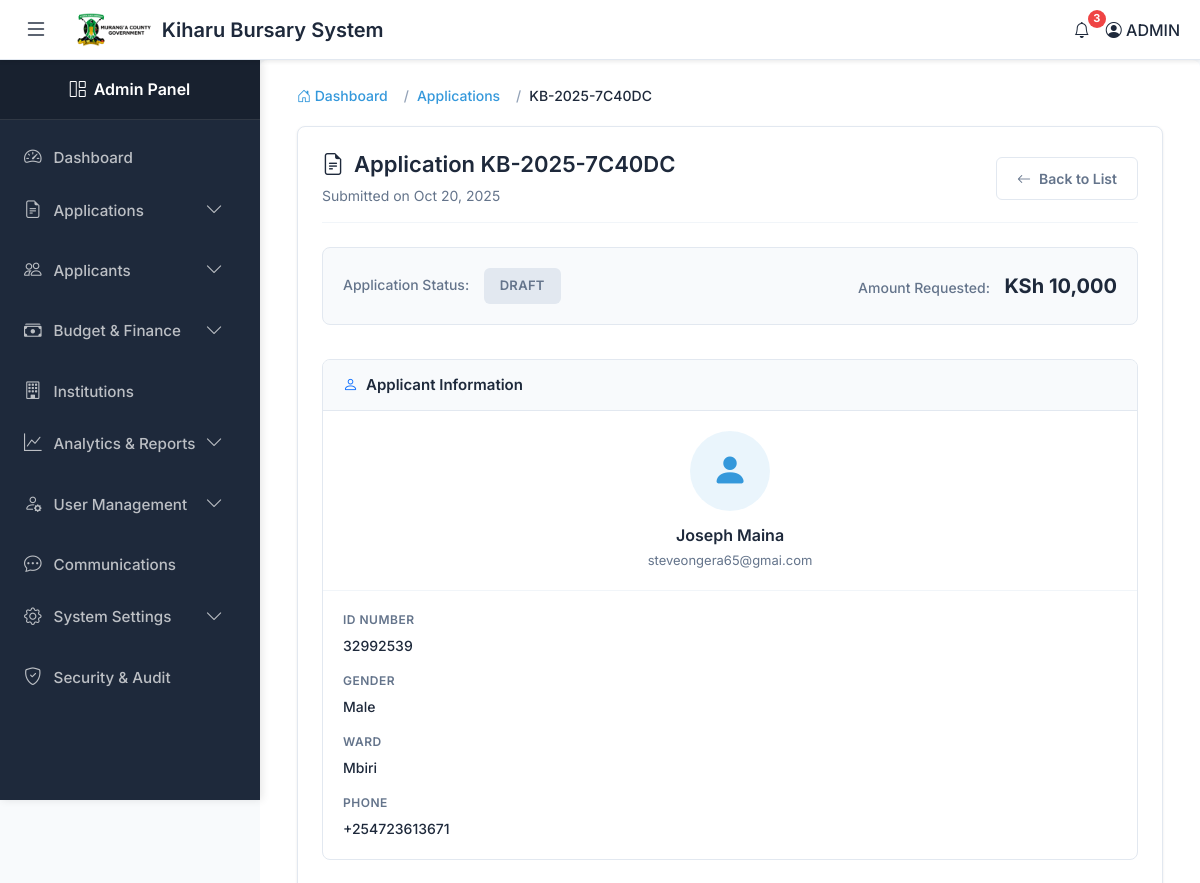
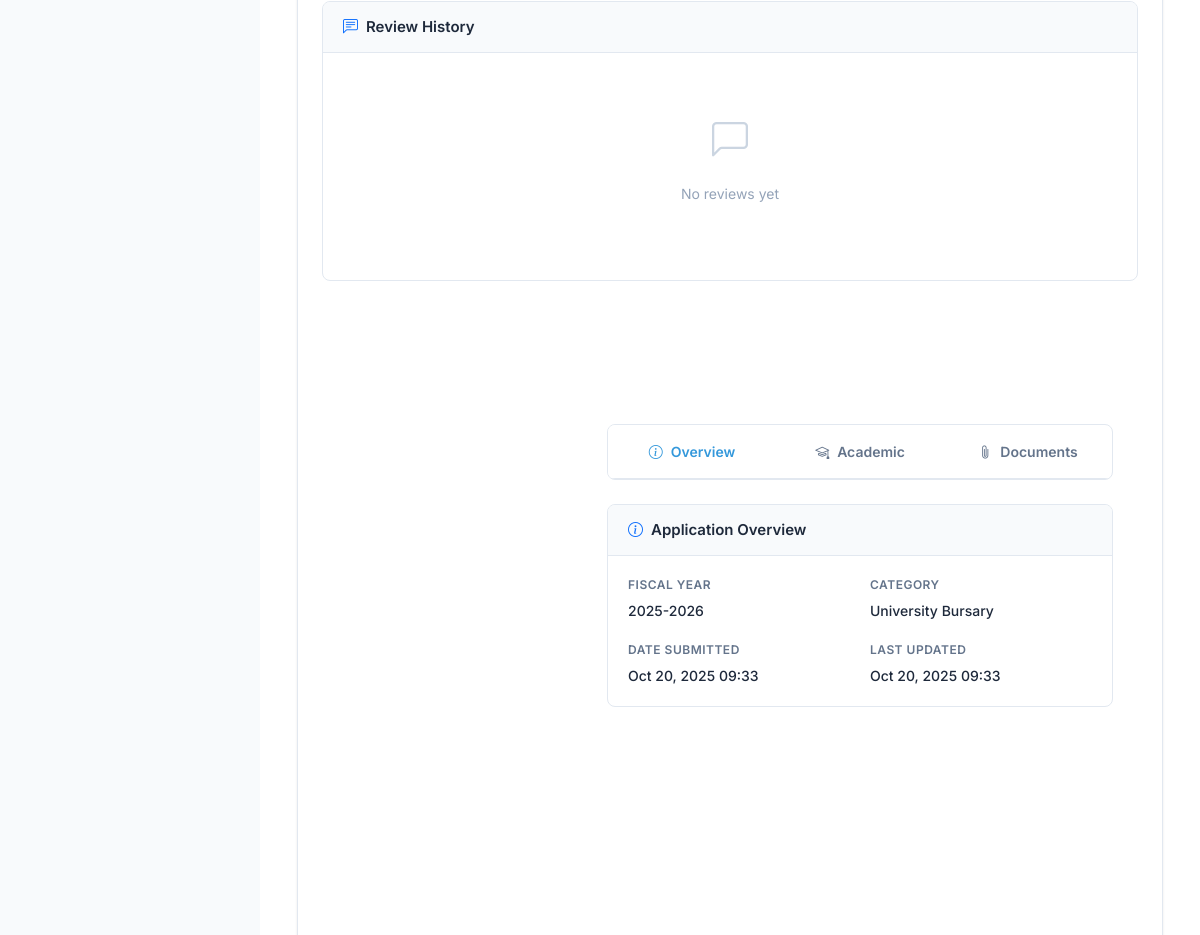
The page /applications/227/ (signed in, upper part) on the database as committed earlier (2 pictures, top to bottom).
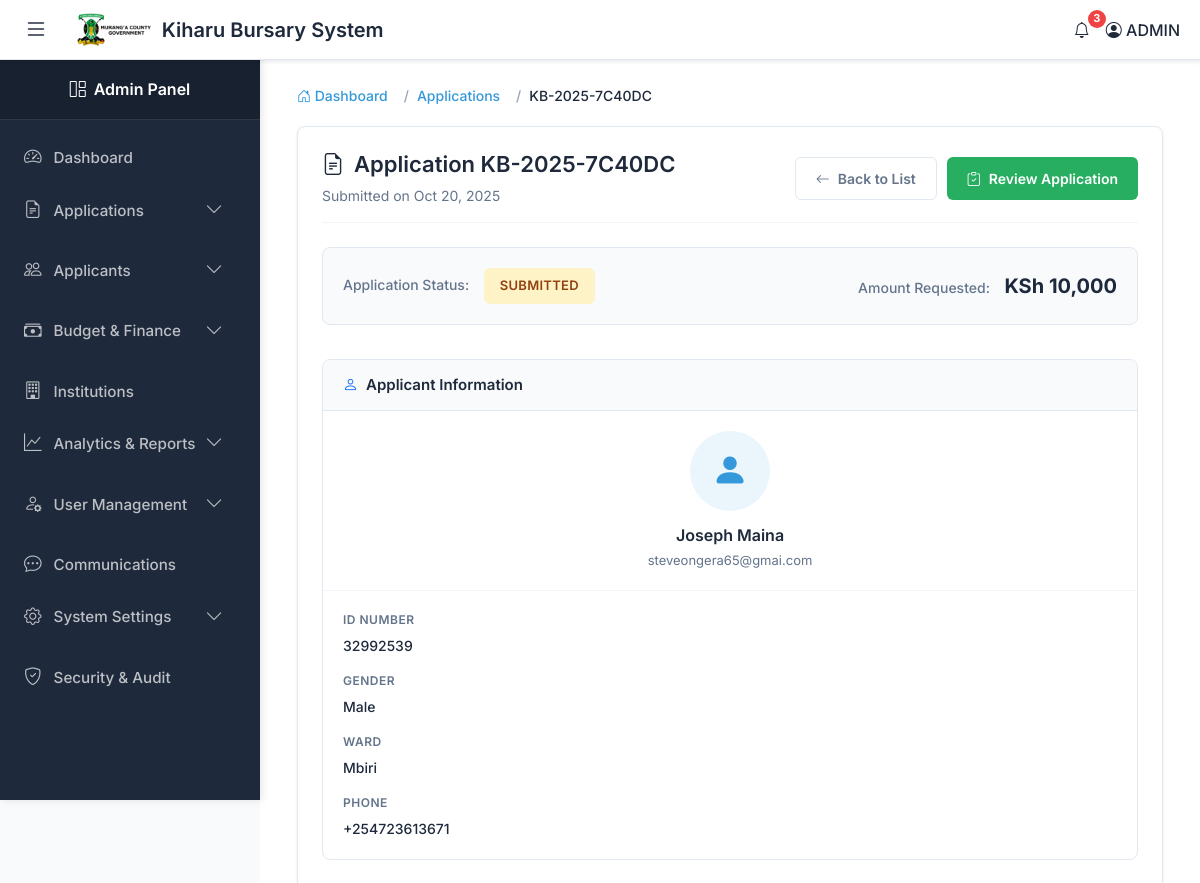
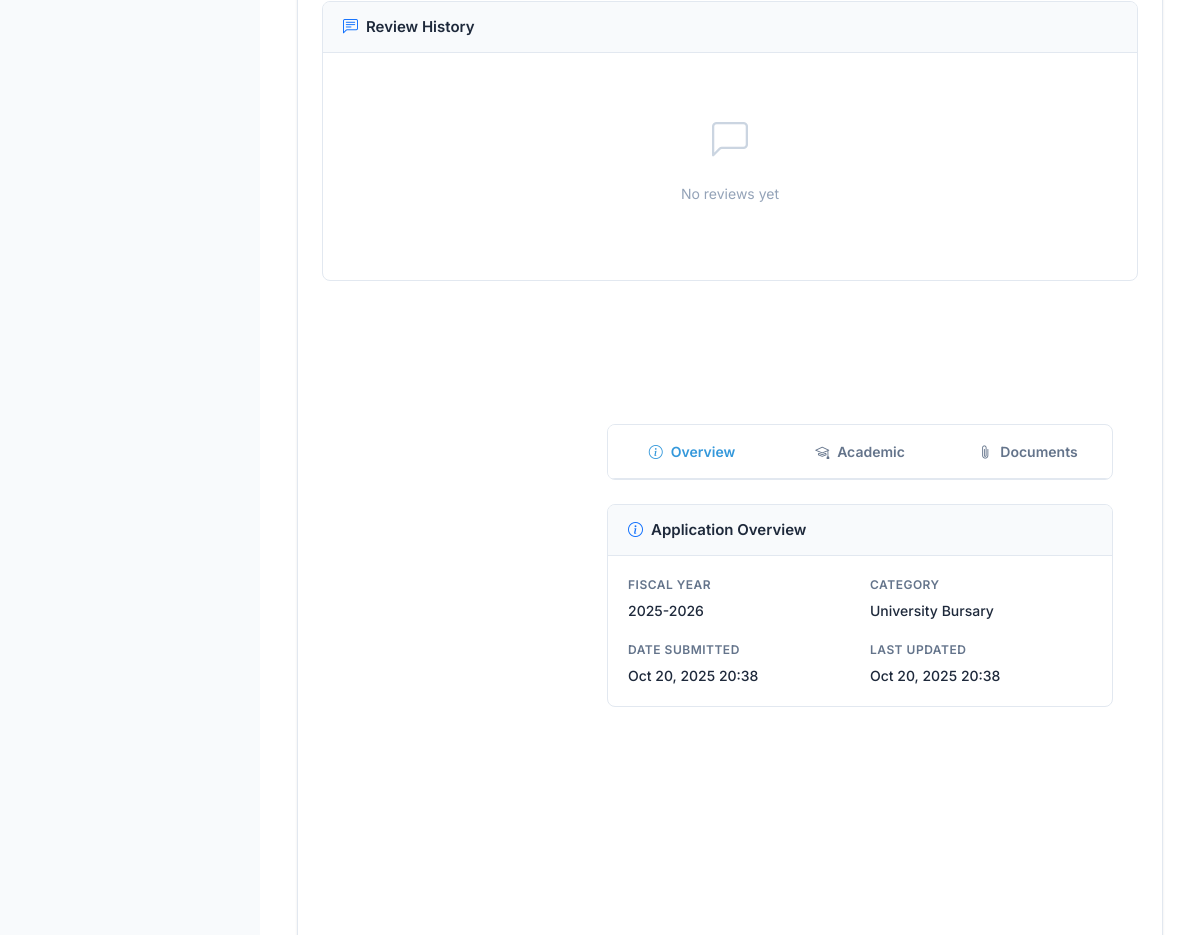
The same page on the database as committed later (2 pictures, top to bottom).
### kiharu_system/models.py (models this page shows, shortened)
class Application(models.Model):
    APPLICATION_STATUS = (
        ('draft', 'Draft'),
        ('submitted', 'Submitted'),
        ('under_review', 'Under Review'),
        ('approved', 'Approved'),
        ('rejected', 'Rejected'),
        ('disbursed', 'Disbursed'),
    )
    application_number = models.CharField(max_length=20, unique=True, editable=False)
    applicant = models.ForeignKey(Applicant, on_delete=models.CASCADE, related_name='applications')
    fiscal_year = models.ForeignKey(FiscalYear, on_delete=models.CASCADE)
    bursary_category = models.ForeignKey(BursaryCategory, on_delete=models.CASCADE)
    institution = models.ForeignKey(Institution, on_delete=models.CASCADE)
    status = models.CharField(max_length=20, choices=APPLICATION_STATUS, default='draft')
    admission_number = models.CharField(max_length=100)
    year_of_study = models.PositiveIntegerField()
    course_name = models.CharField(max_length=200, blank=True, null=True)  # For college/university
    expected_completion_date = models.DateField()
    total_fees_payable = models.DecimalField(max_digits=10, decimal_places=2)
    fees_paid = models.DecimalField(max_digits=10, decimal_places=2)
    fees_balance = models.DecimalField(max_digits=10, decimal_places=2)
    amount_requested = models.DecimalField(max_digits=10, decimal_places=2)
    other_bursaries = models.BooleanField(default=False)
    other_bursaries_amount = models.DecimalField(max_digits=10, decimal_places=2, default=0)
    other_bursaries_source = models.CharField(max_length=200, blank=True, null=True)
    is_orphan = models.BooleanField(default=False)
    is_disabled = models.BooleanField(default=False)
    has_chronic_illness = models.BooleanField(default=False)
    chronic_illness_description = models.TextField(blank=True, null=True)
    date_submitted = models.DateTimeField(auto_now_add=True)
    last_updated = models.DateTimeField(auto_now=True)
    previous_allocation = models.BooleanField(default=False)
    previous_allocation_year = models.CharField(max_length=20, blank=True, null=True)
    previous_allocation_amount = models.DecimalField(max_digits=10, decimal_places=2, default=0)

class FiscalYear(models.Model):
    name = models.CharField(max_length=20)  # e.g., "2024-2025"
    start_date = models.DateField()
    end_date = models.DateField()
    total_allocation = models.DecimalField(max_digits=12, decimal_places=2)
    is_active = models.BooleanField(default=False)

class BursaryCategory(models.Model):
    CATEGORY_TYPES = (
        ('highschool', 'High School'),
        ('special_school', 'Special School'),
        ('college', 'College'),
        ('university', 'University'),
    )
    name = models.CharField(max_length=100)
    category_type = models.CharField(max_length=20, choices=CATEGORY_TYPES)
    fiscal_year = models.ForeignKey(FiscalYear, on_delete=models.CASCADE, related_name='categories')
    allocation_amount = models.DecimalField(max_digits=12, decimal_places=2)
    max_amount_per_applicant = models.DecimalField(max_digits=10, decimal_places=2)

class Applicant(models.Model):
    GENDER_CHOICES = (
        ('M', 'Male'),
        ('F', 'Female'),
    )
    user = models.OneToOneField(User, on_delete=models.CASCADE, related_name='applicant_profile')
    gender = models.CharField(max_length=1, choices=GENDER_CHOICES)
    date_of_birth = models.DateField()
    id_number = models.CharField(max_length=20, unique=True)
    ward = models.ForeignKey(Ward, on_delete=models.SET_NULL, null=True, related_name='residents')
    location = models.ForeignKey(Location, on_delete=models.SET_NULL, null=True)
    sublocation = models.ForeignKey(SubLocation, on_delete=models.SET_NULL, null=True)
    village = models.ForeignKey(Village, on_delete=models.SET_NULL, null=True)
    physical_address = models.TextField()
    postal_address = models.CharField(max_length=100, blank=True, null=True)
    special_needs = models.BooleanField(default=False)
    special_needs_description = models.TextField(blank=True, null=True)
    profile_picture = models.ImageField(upload_to='profile_pics/', default='profile_pics/default.png', blank=True,null=True)

class User(AbstractUser):
    USER_TYPES = (
        ('applicant', 'Applicant'),
        ('admin', 'Administrator'),
        ('reviewer', 'Application Reviewer'),
        ('finance', 'Finance Officer'),
    )
    user_type = models.CharField(max_length=20, choices=USER_TYPES, default='applicant')
    id_number = models.CharField(max_length=20, unique=True, null=True, blank=True)
    phone_regex = RegexValidator(
        regex=r'^\+254\d{9}$',
        message="Phone number must be entered in the format: '+254XXXXXXXXX'. Exactly 12 digits including country code."
    )
    phone_number = models.CharField(validators=[phone_regex], max_length=17, blank=True)

class Ward(models.Model):
    name = models.CharField(max_length=100)
    description = models.TextField(blank=True, null=True)

### kiharu_system/views.py (the view)
# urls.py: path('applications/<int:application_id>/', views.application_detail, name='application_detail'),
@login_required
@user_passes_test(is_reviewer)
def application_detail(request, application_id):
    application = get_object_or_404(Application, id=application_id)
    reviews = Review.objects.filter(application=application).order_by('-review_date')
    documents = Document.objects.filter(application=application)
    context = {
        'application': application,
        'reviews': reviews,
        'documents': documents,
    }
    return render(request, 'admin/application_detail.html', context)

### kiharu_system/views.py (called while the page is built)
def is_reviewer(user):
    return user.user_type in ['admin', 'reviewer']

### templates/admin/application_detail.html (shortened to what the changed rows need)
{% extends 'admin_base.html' %}
{% load humanize %}
{% block content %}
<div class="container-fluid">
    <nav aria-label="breadcrumb">
        <ol class="breadcrumb">
            <li class="breadcrumb-item">
                <a href="{% url 'admin_dashboard' %}">
                </a>
            </li>
            <li class="breadcrumb-item">
                <a href="{% url 'application_list' %}">Applications</a>
            </li>
            <li class="breadcrumb-item active" aria-current="page">{{ application.application_number }}</li>
        </ol>
    </nav>
    <div class="section-container">
        <div class="page-header">
            <div>
                <h1 class="page-title">
                    <i class="bi bi-file-earmark-text"></i>
                    Application {{ application.application_number }}
                </h1>
                <p class="page-subtitle">
                    Submitted on {{ application.date_submitted|date:"M d, Y" }}
                </p>
            </div>
            <div class="action-buttons-header">
                <a href="{% url 'application_list' %}" class="btn-secondary-custom">
                    <i class="bi bi-arrow-left"></i>
                    Back to List
                </a>
                {% if application.status == 'submitted' or application.status == 'under_review' %}
                <a href="{% url 'application_review' application.id %}" class="btn-success-custom">
                    <i class="bi bi-clipboard-check"></i>
                    Review Application
                </a>
                {% endif %}
            </div>
        </div>
        <div class="status-card">
            <div>
                <span class="status-label">Application Status:</span>
                {% if application.status == 'draft' %}
                    <span class="status-badge status-draft">Draft</span>
                {% elif application.status == 'submitted' %}
                    <span class="status-badge status-submitted">Submitted</span>
                {% elif application.status == 'under_review' %}
                    <span class="status-badge status-under-review">Under Review</span>
                {% elif application.status == 'approved' %}
                    <span class="status-badge status-approved">Approved</span>
                {% elif application.status == 'rejected' %}
                    <span class="status-badge status-rejected">Rejected</span>
                {% elif application.status == 'disbursed' %}
                    <span class="status-badge status-disbursed">Disbursed</span>
                {% endif %}
            </div>
            <div>
                <span class="status-label">Amount Requested:</span>
                <span class="amount-display">KSh {{ application.amount_requested|floatformat:0|intcomma }}</span>
            </div>
        </div>
        <div class="content-grid">
            <div class="main-content">
                <div id="tabContent">
                    <div class="tab-content active" id="overview">
                        <div class="card-custom">
                            <div class="card-body-custom">
                                <div class="info-grid">
                                    <div class="info-item">
                                        <span class="info-label">Fiscal Year</span>
                                        <span class="info-value">{{ application.fiscal_year.name }}</span>
                                    </div>
                                    <div class="info-item">
                                        <span class="info-label">Category</span>
                                        <span class="info-value">{{ application.bursary_category.name }}</span>
                                    </div>
                                    <div class="info-item">
                                        <span class="info-label">Date Submitted</span>
                                        <span class="info-value">{{ application.date_submitted|date:"M d, Y H:i" }}</span>
                                    </div>
                                    <div class="info-item">
                                        <span class="info-label">Last Updated</span>
                                        <span class="info-value">{{ application.last_updated|date:"M d, Y H:i" }}</span>
                                    </div>
                                </div>
                            </div>
                        </div>
                    </div>
                </div>
            </div>
            <div class="sidebar-content">
                <div class="card-custom">
                    <div class="applicant-header">
                        <div class="applicant-avatar">
                            <i class="bi bi-person-fill"></i>
                        </div>
                        <div class="applicant-name">{{ application.applicant.user.first_name }} {{ application.applicant.user.last_name }}</div>
                        <div class="applicant-email">{{ application.applicant.user.email }}</div>
                    </div>
                    <div class="card-body-custom">
                        <div class="info-item" style="margin-bottom: 16px;">
                            <span class="info-label">ID Number</span>
                            <span class="info-value">{{ application.applicant.id_number }}</span>
                        </div>
                        <div class="info-item" style="margin-bottom: 16px;">
                            <span class="info-label">Gender</span>
                            <span class="info-value">{{ application.applicant.get_gender_display }}</span>
                        </div>
                        <div class="info-item" style="margin-bottom: 16px;">
                            <span class="info-label">Ward</span>
                            <span class="info-value">{{ application.applicant.ward.name }}</span>
                        </div>
                        <div class="info-item">
                            <span class="info-label">Phone</span>
                            <span class="info-value">{{ application.applicant.user.phone_number }}</span>
                        </div>
                    </div>
                </div>
            </div>
        </div>
    </div>
</div>
{% endblock %}

Rows that differ between the two databases and show on the page:
changed Application "Joseph": status "draft" → "submitted" (drawn); date_submitted "Oct 20, 2025 09:33" → "Oct 20, 2025 20:38"; last_updated "Oct 20, 2025 09:33" → "Oct 20, 2025 20:38"
Other text that changed with them:
text no longer shown: "DRAFT"
text now shown: "Review Application SUBMITTED"
